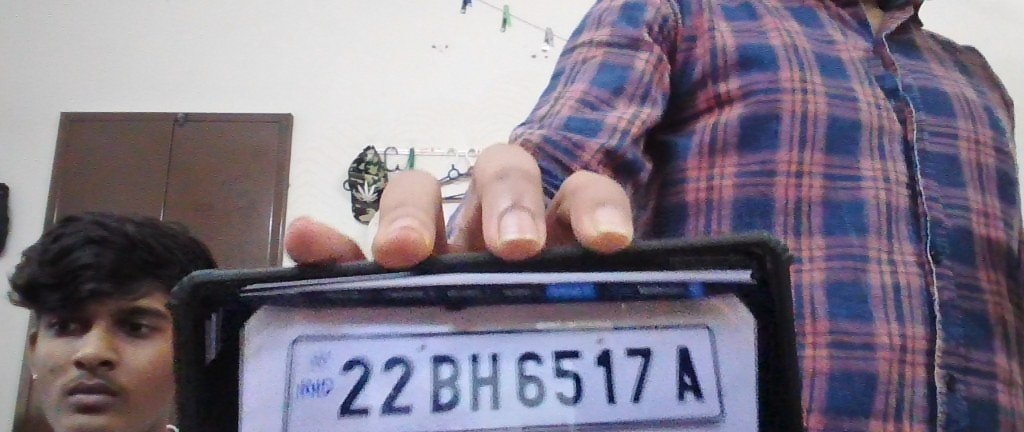
#> input picture backend/uploads/crop_025ee610988c.jpg, 1024 x 432 px
$ python -i detector.py   (imports and definitions only)
#> lines starting #> are read from the running program, lines starting #| are printed output that depends on the picture; after the words box and inside, x2 and y2 are one past the last pixel; in counts of white or black regions, pixels touching at a corner belong together
#> further down, picture is the input picture: shape (432, 1024, 3); mean B, G, R 134.8, 120.4, 129
import cv2
import numpy as np
from typing import List, Tuple, Optional, Dict, Any

class PlateDetector:
    """
    License plate detector using Morphological Edge and Contour Aspect-Ratio Analysis.
    Detects rectangular plate candidates in full-frame vehicle images or verifies cropped plate images.
    """

    def __init__(self):
        pass

    def get_candidate_crops(self, image: np.ndarray) -> List[Tuple[np.ndarray, Dict[str, Any], float]]:
        """
        Extracts ordered high-probability license plate crops from a vehicle image:
        1. Tight white/yellow/green plate rectangles (contrast-based).
        2. Character-line clusters (horizontal rows of embossed characters).
        3. Dynamic edge and morphological plate candidates.
        4. Full image fallback.
        Returns: List of (cropped_image, bbox_dict, candidate_confidence)
        """
        if image is None or image.size == 0:
            return []

        h, w = image.shape[:2]
#> h = 432; w = 1024
        aspect = float(w) / float(max(h, 1))
#> aspect = 2.37
        candidates: List[Tuple[float, np.ndarray, Dict[str, Any]]] = []

        gray = cv2.cvtColor(image, cv2.COLOR_BGR2GRAY) if len(image.shape) == 3 else image.copy()
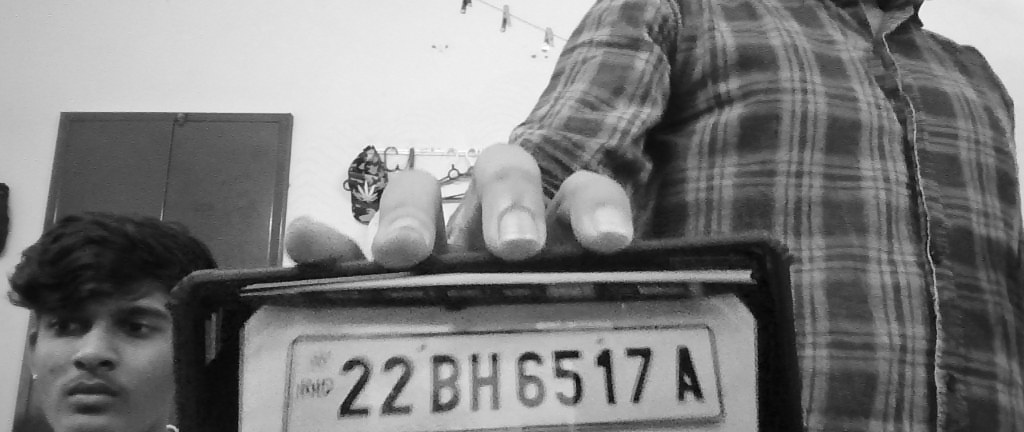
#> gray: shape (432, 1024); min 2, max 255, mean 124.6

        # Method 1: High-contrast plate candidate detection (white/yellow/green plates)
        for thresh_val in [185, 170, 150]:
            _, binary = cv2.threshold(gray, thresh_val, 255, cv2.THRESH_BINARY)
            kw = max(15, int(w * 0.035))
            kh = max(5, int(h * 0.02))
            kernel = cv2.getStructuringElement(cv2.MORPH_RECT, (kw, kh))
            closed = cv2.morphologyEx(binary, cv2.MORPH_CLOSE, kernel)
            cnts, _ = cv2.findContours(closed, cv2.RETR_EXTERNAL, cv2.CHAIN_APPROX_SIMPLE)
            for c in cnts:
                bx, by, bw, bh = cv2.boundingRect(c)
                ar = float(bw) / float(max(bh, 1))
                area_pct = (bw * bh) / float(w * h)
                if 2.2 <= ar <= 6.2 and 0.015 <= area_pct <= 0.60 and bw > 140 and bh > 28:
                    pad_x = int(bw * 0.03)
                    pad_y = int(bh * 0.05)
                    x1, y1 = max(0, bx - pad_x), max(0, by - pad_y)
                    x2, y2 = min(w, bx + bw + pad_x), min(h, by + bh + pad_y)
                    crop = image[y1:y2, x1:x2]
                    if crop.size > 0:
                        score = 1.0 - (abs(ar - 4.0) / 4.0)
                        candidates.append((score, crop, {"x": x1, "y": y1, "width": x2 - x1, "height": y2 - y1}))
#> this loop made 3 passes
#> pass 1, in get_candidate_crops, `_, binary = cv2.threshold(gray, thresh_val, 255, cv2.THRESH_BINARY)`:
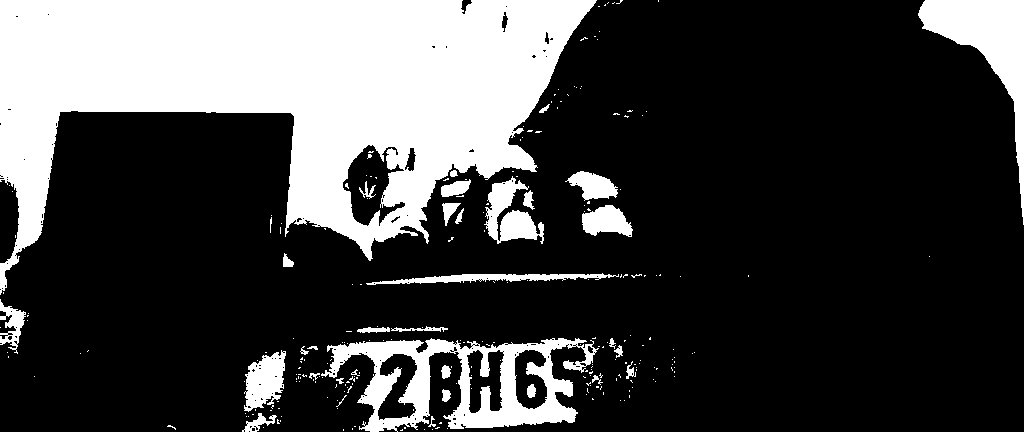
#> binary: shape (432, 1024); 26.3% white; 254 white regions (220 under 20 px), largest, box (x1, y1, x2, y2) and area: (0, 0, 597, 295) 88513, (321, 338, 599, 432) 10798, (918, 0, 1024, 225) 6626
#> after the loop:
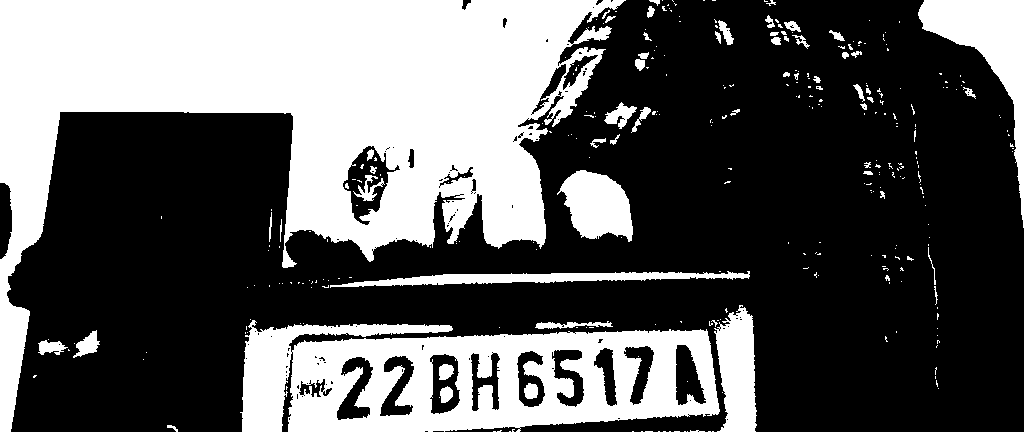
#> binary: shape (432, 1024); 36.5% white; 318 white regions (262 under 20 px), largest, box (x1, y1, x2, y2) and area: (0, 0, 626, 432) 103585, (240, 320, 720, 432) 35139, (918, 0, 1024, 228) 6811
#> after the loop:
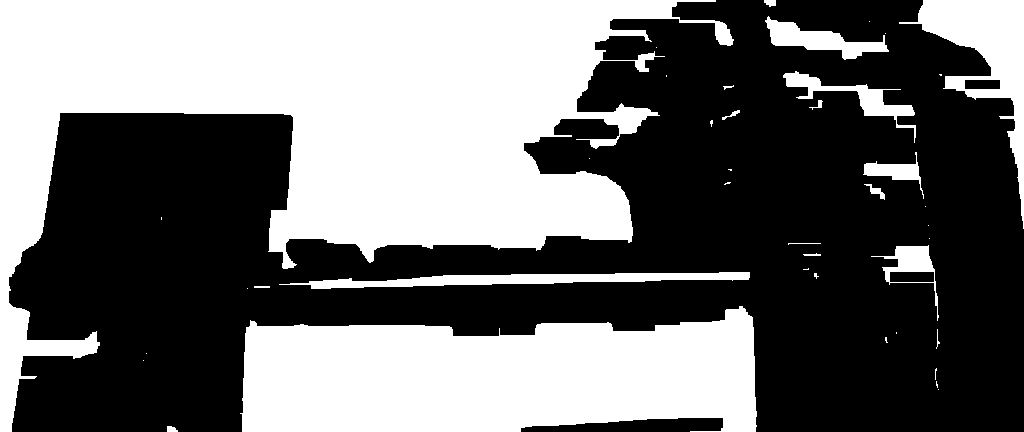
#> closed: shape (432, 1024); 43.7% white; 41 white regions (23 under 20 px), largest, box (x1, y1, x2, y2) and area: (0, 0, 734, 432) 122671, (240, 306, 757, 432) 52210, (899, 0, 1024, 229) 7949
#> after the loop, candidates = 3 items

        # Method 2: Character-line cluster detection (detects horizontal row of 5+ characters)
        _, otsu_inv = cv2.threshold(gray, 0, 255, cv2.THRESH_BINARY_INV + cv2.THRESH_OTSU)
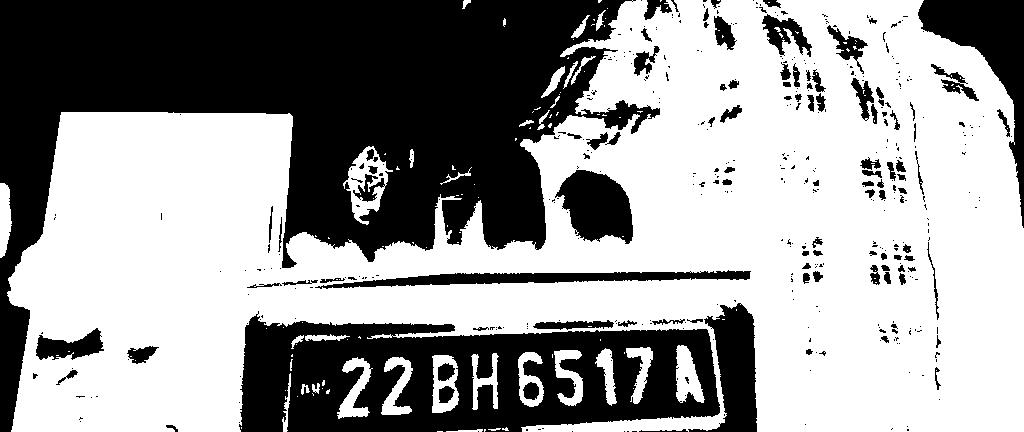
#> otsu_inv: shape (432, 1024); 60% white; 439 black regions (337 under 20 px)
        cnts, _ = cv2.findContours(otsu_inv, cv2.RETR_TREE, cv2.CHAIN_APPROX_SIMPLE)
#> cnts = 647 contours, 495 with area under 20; largest, box (x1, y1, x2, y2) and area: (7, 0, 1024, 432) 269808, (554, 169, 634, 245) 4038, (314, 269, 752, 290) 3928, (343, 146, 393, 225) 1962, (35, 327, 105, 361) 1314
        char_boxes = []
        for c in cnts:
            bx, by, bw, bh = cv2.boundingRect(c)
            if bh > 20 and bw > 12 and 0.2 < (bw / float(bh)) < 1.2:
                char_boxes.append((bx, by, bw, bh))
#> this loop made 647 passes
#> (bx, by, bw, bh) on passes 3 to 5: (446, 429, 37, 3), (488, 428, 13, 3), (502, 427, 7, 4)
#> after the loop, char_boxes = 23 items, first 6: (381, 357, 32, 58), (337, 357, 36, 62), (432, 355, 27, 58), (471, 353, 28, 57), (518, 352, 26, 55), (554, 350, 29, 56)

        char_boxes.sort(key=lambda b: b[0])
        clusters = []
        for b in char_boxes:
            added = False
            for cl in clusters:
                avg_y = sum(item[1] for item in cl) / len(cl)
                avg_h = sum(item[3] for item in cl) / len(cl)
                if abs(b[1] - avg_y) < avg_h * 0.35 and abs(b[3] - avg_h) < avg_h * 0.35:
                    cl.append(b)
                    added = True
                    break
            if not added:
                clusters.append([b])
#> this loop made 23 passes
#> b on passes 1 to 12: (337, 357, 36, 62), (343, 146, 50, 79), (352, 173, 34, 30), (381, 357, 32, 58), (432, 355, 27, 58), (471, 353, 28, 57), (518, 352, 26, 55), (541, 66, 24, 32), (554, 350, 29, 56), (554, 169, 80, 76), (563, 61, 15, 28), (571, 56, 25, 29)
#> after the loop, cl = [(850, 77, 25, 44)]; clusters = 9 items

        for cl in clusters:
            if len(cl) >= 5:
                min_x = min(b[0] for b in cl)
                max_x = max(b[0] + b[2] for b in cl)
                min_y = min(b[1] for b in cl)
                max_y = max(b[1] + b[3] for b in cl)
                avg_h = (max_y - min_y)
                x1 = max(0, min_x - int(avg_h * 0.65))
                x2 = min(w, max_x + int(avg_h * 0.45))
                y1 = max(0, min_y - int(avg_h * 0.35))
                y2 = min(h, max_y + int(avg_h * 0.35))
                cw = x2 - x1
                ch = y2 - y1
                ar = float(cw) / float(max(ch, 1))
                if 2.2 <= ar <= 6.5:
                    crop = image[y1:y2, x1:x2]
                    if crop.size > 0:
                        candidates.append((1.2, crop, {"x": x1, "y": y1, "width": cw, "height": ch}))
#> this loop made 9 passes
#> (min_x, max_x, min_y, max_y, avg_h, x1, x2, y1) on pass 1: (337, 705, 345, 419, 74, 289, 738, 320)
#> cl on passes 2, 3, 5, 6, 7, 8: [(343, 146, 50, 79), (554, 169, 80, 76)], [(352, 173, 34, 30)], [(571, 15, 19, 23)], [(633, 45, 28, 32)], [(713, 15, 24, 36), (761, 13, 52, 45), (826, 24, 43, 38)], [(850, 77, 25, 44)]
#> pass 1, in get_candidate_crops, `crop = image[y1:y2, x1:x2]`:
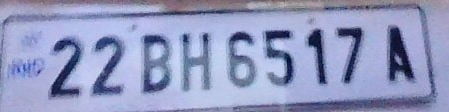
#> crop: shape (112, 449, 3); mean B, G, R 191.1, 153.1, 146
#> after the loop, candidates = 4 items

        # Sort candidates by confidence score descending
        candidates.sort(key=lambda item: item[0], reverse=True)

        results: List[Tuple[np.ndarray, Dict[str, Any], float]] = []
        seen_boxes = set()

        for score, crop, box in candidates:
            box_key = (box["x"] // 15, box["y"] // 15, box["width"] // 25, box["height"] // 25)
            if box_key not in seen_boxes:
                seen_boxes.add(box_key)
                results.append((crop, box, min(0.95, round(score, 2))))
#> this loop made 4 passes
#> (score, box, box_key) on passes 1 to 4: (1.2, {'x': 289, 'y': 320, 'width': 449, 'height': 112}, (19, 21, 17, 4)), (0.974, {'x': 225, 'y': 300, 'width': 547, 'height': 132}, (15, 20, 21, 5)), (0.921, {'x': 229, 'y': 322, 'width': 479, 'height': 110}, (15, 21, 19, 4)), (0.823, {'x': 227, 'y': 318, 'width': 543, 'height': 114}, (15, 21, 21, 4))
#> after the loop, results = 4 items; seen_boxes = 4 items

        # Fallback 1: Center lower vehicle crop
        crop_y1 = int(h * 0.15)
#> crop_y1 = 64
        crop_y2 = int(h * 0.85)
#> crop_y2 = 367
        crop_x1 = int(w * 0.08)
#> crop_x1 = 81
        crop_x2 = int(w * 0.92)
#> crop_x2 = 942
        center_crop = image[crop_y1:crop_y2, crop_x1:crop_x2]
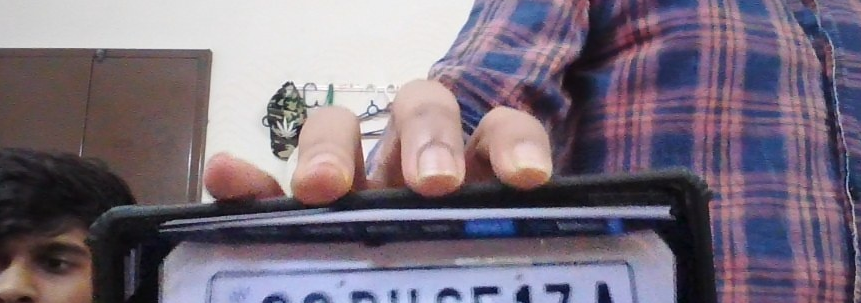
#> center_crop: shape (303, 861, 3); mean B, G, R 125.5, 111.7, 123
        if center_crop.size > 0:
            results.append((center_crop, {"x": crop_x1, "y": crop_y1, "width": crop_x2 - crop_x1, "height": crop_y2 - crop_y1}, 0.60))

        # Fallback 2: Full raw image
        results.append((image, {"x": 0, "y": 0, "width": w, "height": h}, 0.50))
        return results

    def detect_plate(self, image: np.ndarray) -> Tuple[Optional[np.ndarray], Dict[str, Any], float]:
        """
        Locates the best license plate candidate in an image.
        Returns: (cropped_plate_image, bounding_box_dict, detection_confidence)
        """
        candidates = self.get_candidate_crops(image)
        if candidates:
            return candidates[0][0], candidates[0][1], candidates[0][2]
        h, w = (image.shape[:2]) if image is not None else (0, 0)
        return image, {"x": 0, "y": 0, "width": w, "height": h}, 0.50

# Singleton instance
plate_detector = PlateDetector()

>>> import cv2
>>> picture = cv2.imread('../../uploads/crop_025ee610988c.jpg')
>>> result = PlateDetector().get_candidate_crops(picture)
#> result = 6 items
